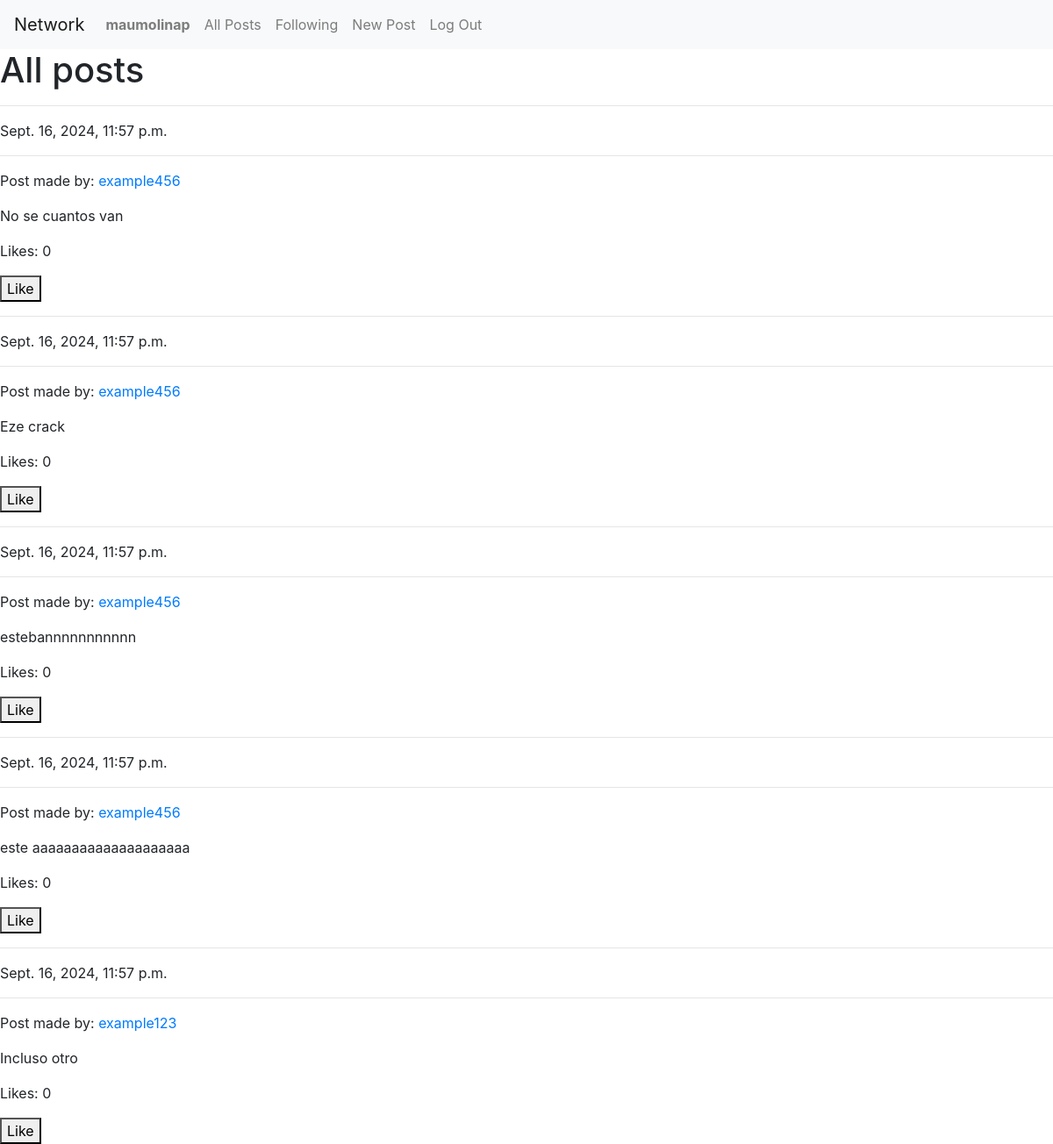
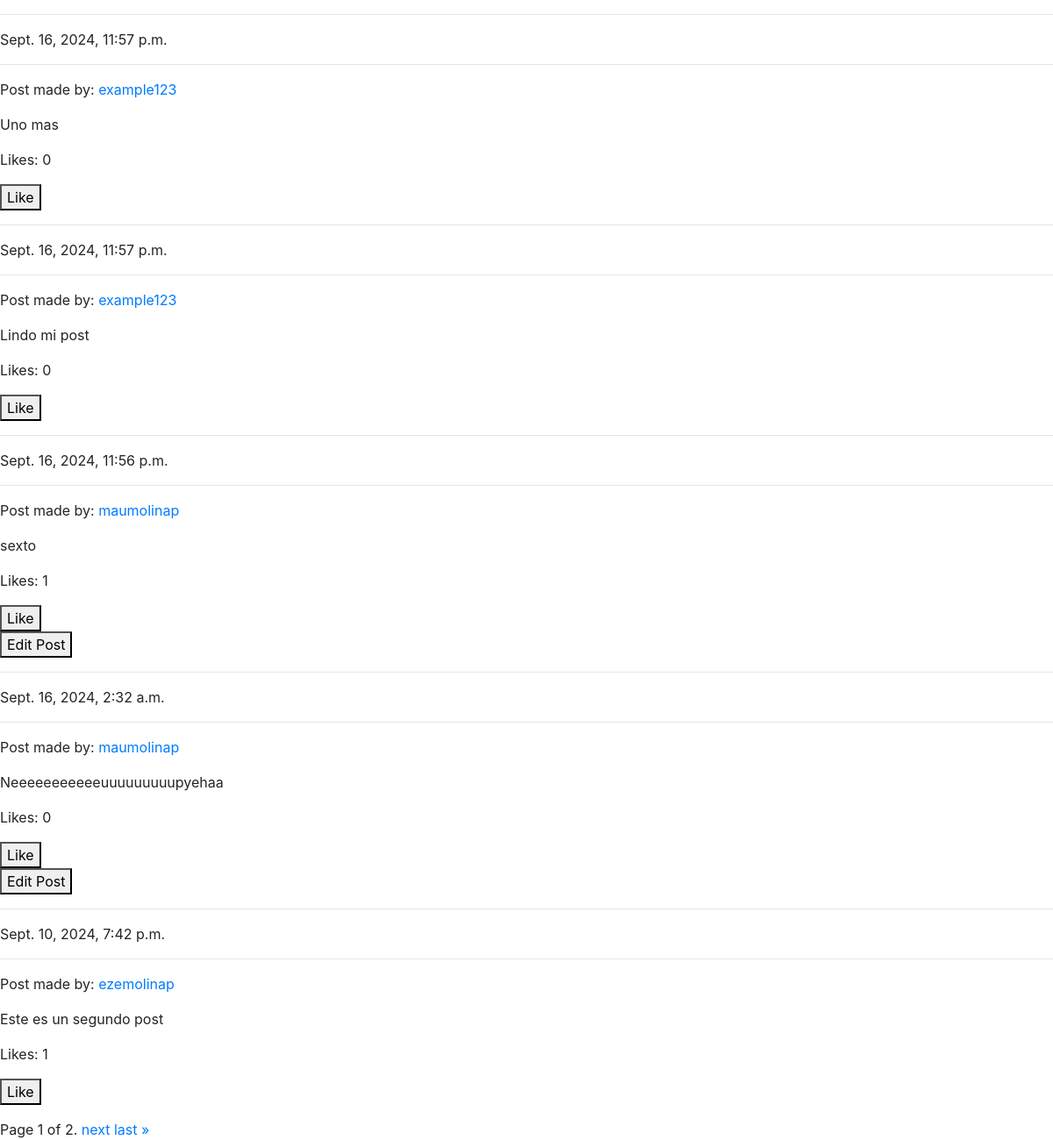
Page / (signed in) on the committed database (2 pictures, top to bottom).
### network/models.py (models this page shows, shortened)
class User(AbstractUser):
    pass

class Post(models.Model):
    user = models.ForeignKey("User", on_delete=models.CASCADE, related_name="user")
    body = models.TextField(blank=True)
    timestamp = models.DateTimeField(auto_now_add=True)
    likes = models.ManyToManyField(User, related_name="liked_posts", blank=True, default=0)
    is_active = models.BooleanField(default=True)

### network/views.py (the view)
# urls.py: path("", views.index, name="index"),
def index(request):
    active_posts = Post.objects.filter(is_active=True).order_by('-timestamp')
    pagin = paginator(request, active_posts)
    return render(request, "network/index.html", {
        "active_posts": pagin["page_posts"],
        "title_page": "All posts",
    })

### network/views.py (called while the page is built)
def paginator(request, posts):
    paginator = Paginator(posts, 10)
    page_num = request.GET.get('page', 1)
    try:
        page_posts = paginator.get_page(page_num)
    except PageNotAnInteger:
        page_posts = paginator.page(1)
    except EmptyPage:
        page_posts = paginator.page(paginator.num_pages)
    return {
        "page_posts": page_posts,
    }

### network/templates/network/index.html (shortened to what this page needs)
{% extends "network/layout.html" %}
{% load static %}
{% block body %}
    <h1>{{ title_page }}</h1>
    {% if active_posts %}
        <div>
            {% for post in active_posts %}
                <p>
                    <hr>
                    {{ post.timestamp }}
                    <hr>
                    <p>Post made by: <a href="{% url 'profile' post.user  %}">{{ post.user }}</a></p>
                    <p id="post-body" data-post-id="{{post.id}}">{{ post.body }}</p>
                    <p>
                        {% if post.likes %}
                            Likes: {{ post.likes.count }}
                        {% else %}
                            Likes: 0
                        {% endif %}
                    </p>
                    <div><button id="like-post-button-{{post.id}}">Like</button></div>
                    <div>
                        {% if post.user == request.user %}
                            <button id="edit-post-button-{{post.id}}">Edit Post</button>
                        {% endif %}
                    </div>
                </p>
            {% endfor %}
        </div>
    {% else %}
        No active posts.
    {% endif %}
    <div class="pagination">
        <span class="step-links">
            <span class="current">
                Page {{ active_posts.number }} of {{ active_posts.paginator.num_pages }}.
            </span>
            {% if active_posts.has_next %}
                <a href="?page={{ active_posts.next_page_number }}">next</a>
                <a href="?page={{ active_posts.paginator.num_pages }}">last &raquo;</a>
            {% endif %}
        </span>
    </div>
{% endblock %}

### network/templates/network/layout.html (shortened to what this page needs)
{% load static %}
<!DOCTYPE html>
<html lang="en">
    <head>
        <link rel="stylesheet" href="https://stackpath.bootstrapcdn.com/bootstrap/4.4.1/css/bootstrap.min.css">
        <link href="{% static 'network/styles.css' %}" rel="stylesheet">
    </head>
    <body>
        <nav class="navbar navbar-expand-lg navbar-light bg-light">
            <a class="navbar-brand" href="#">Network</a>
            <div>
              <ul class="navbar-nav mr-auto">
                {% if user.is_authenticated %}
                    <li class="nav-item">
                        <a class="nav-link" href="{% url 'profile' user.username %}" id="profile"><strong>{{ user.username }}</strong></a>
                    </li>
                {% endif %}
                <li class="nav-item">
                  <a class="nav-link" href="{% url 'index' %}">All Posts</a>
                </li>
                {% if user.is_authenticated %}
                    <li class="nav-item">
                        <a class="nav-link" href="{% url 'following' %}">Following</a>
                    </li>
                    <li class="nav-item">
                        <a class="nav-link" href="{% url 'new_post' %}">New Post</a>
                    </li>
                    <li class="nav-item">
                        <a class="nav-link" href="{% url 'logout' %}">Log Out</a>
                    </li>
                {% endif %}
              </ul>
            </div>
          </nav>
        <div class="body">
            {% block body %}
            {% endblock %}
        </div>
    </body>
</html>

### rows in the picture
User: username "maumolinap"
Post: timestamp "Sept. 16, 2024, 11:57 p.m.", user "example456", body "No se cuantos van", likes.count "0"
Post: timestamp "Sept. 16, 2024, 11:57 p.m.", user "example456", body "Eze crack", likes.count "0"
Post: timestamp "Sept. 16, 2024, 11:57 p.m.", user "example456", body "estebannnnnnnnnnn", likes.count "0"
Post: timestamp "Sept. 16, 2024, 11:57 p.m.", user "example456", body "este aaaaaaaaaaaaaaaaaaaa", likes.count "0"
Post: timestamp "Sept. 16, 2024, 11:57 p.m.", user "example123", body "Incluso otro", likes.count "0"
Post: timestamp "Sept. 16, 2024, 11:57 p.m.", user "example123", body "Uno mas", likes.count "0"
Post: timestamp "Sept. 16, 2024, 11:57 p.m.", user "example123", body "Lindo mi post", likes.count "0"
Post: timestamp "Sept. 16, 2024, 11:56 p.m.", user "maumolinap", body "sexto", likes.count "1"
Post: timestamp "Sept. 16, 2024, 2:32 a.m.", user "maumolinap", body "Neeeeeeeeeeeuuuuuuuuupyehaa", likes.count "0"
Post: timestamp "Sept. 10, 2024, 7:42 p.m.", user "ezemolinap", body "Este es un segundo post", likes.count "1"

### other values in the picture
{{ title_page }} "All posts"
{{ active_posts.number }} "1"
{{ active_posts.paginator.num_pages }} "2"
